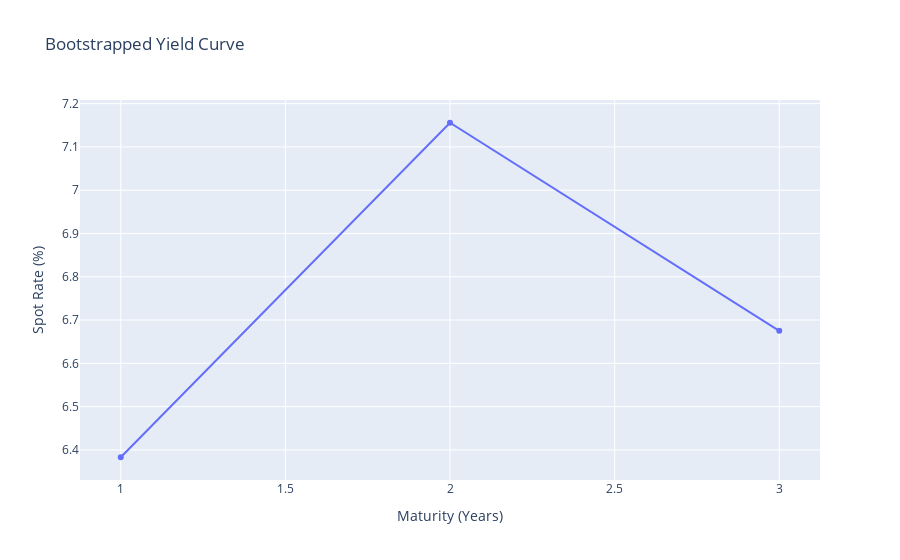

The notebook cell this image was saved under:
### Markdown cell above
## Plotting the yield curve

### Code cell
maturities = [bond[2] for bond in bonds]
fig = go.Figure(go.Scatter(x=maturities, y=spot_rates * 100, mode='lines+markers'))
fig.update_layout(title='Bootstrapped Yield Curve', xaxis_title='Maturity (Years)', yaxis_title='Spot Rate (%)')
fig.show()

### Figure 1 — Plotly figure (JSON) as saved in the notebook; plotly's stock layout.template omitted (floating-point values rounded to 4 significant figures)
{"data": [{"mode": "lines+markers", "type": "scatter", "x": [1, 2, 3], "y": [6.383, 7.156, 6.675]}], "layout": {"title": {"text": "Bootstrapped Yield Curve"}, "xaxis": {"title": {"text": "Maturity (Years)"}}, "yaxis": {"title": {"text": "Spot Rate (%)"}}}}
